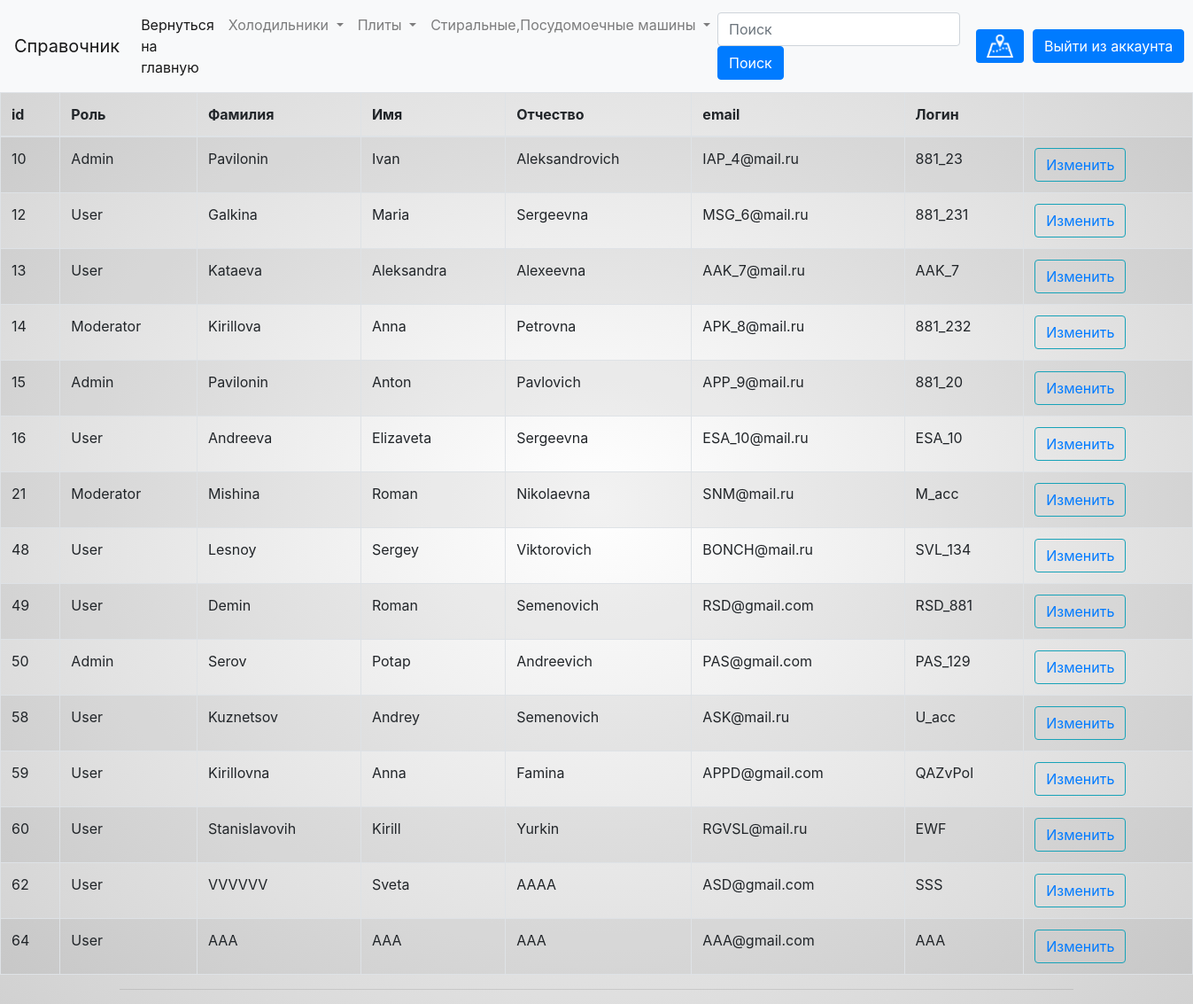
The page /read_users.php (signed in) on the database its author committed.
### tables this page shows
CREATE TABLE `users` (
  `user_id` int(11) NOT NULL,
  `role_id` int(1) NOT NULL,
  `role_name` varchar(20) NOT NULL,
  `first_name` varchar(50) NOT NULL,
  `middle_name` varchar(50) NOT NULL,
  `last_name` varchar(50) NOT NULL,
  `email` varchar(50) NOT NULL,
  `username` varchar(50) NOT NULL,
  `password` varchar(255) NOT NULL
);

### read_users.php (the view, shortened to what this page needs)
<!DOCTYPE html>
<html lang="ru">
<head>
    <link rel="stylesheet" href="styleShopSecond.css"/>
    <link rel="stylesheet" href="https://stackpath.bootstrapcdn.com/bootstrap/4.4.1/css/bootstrap.min.css">
  <link rel="stylesheet" href="https://unpkg.com/flexboxgrid2@7.2.1/flexboxgrid2.min.css" />
</head>
<body>
<link rel="stylesheet" href="https://maxcdn.bootstrapcdn.com/bootstrap/4.0.0/css/bootstrap.min.css" />
<?php
$link = $_SESSION["link"];
require_once "login_config.php";
$homepage = file_get_contents('Menu.html');
echo $homepage;
        $sql = "SELECT user_id, role_name, last_name, first_name, middle_name, email, username, password FROM users";
        if($result = mysqli_query($link, $sql))
        {
        if(mysqli_num_rows($result) > 0)
        {
            echo "<table class='table table-bordered table-striped'>";
                echo "<thead>";
                    echo "<tr>";
                        echo "<th>id</th>";
                        echo "<th>Роль</th>";
                        echo "<th>Фамилия</th>";
                        echo "<th>Имя</th>";
                        echo "<th>Отчество</th>";
                        echo "<th>email</th>";
                        echo "<th>Логин</th>";
                    echo "</tr>";
                echo "</thead>";
            echo "<tbody>";
            while($row = mysqli_fetch_array($result))
            {
                echo "<tr>";
                    echo "<td>" . $row['user_id'] . "</td>";
                    echo "<td>" . $row['role_name'] . "</td>";
                    echo "<td>" . $row['last_name'] . "</td>";
                    echo "<td>" . $row['first_name'] . "</td>";
                    echo "<td>" . $row['middle_name'] . "</td>";
                    echo "<td>" . $row['email'] . "</td>";
                    echo "<td>" . $row['username'] . "</td>";
                    echo "<td><button class ='btn btn-outline-info my-2 my-sm-0' type='button'><a href='CRUD_update_user.php?user_id=". $row['user_id'] ."'>Изменить</a></button>
                      </td>";
                  echo "</tr>";
            }
            echo "</tbody>";
            echo "</table>";
        }
        else
        {
            echo "<p class='lead'><em>Ошибка! Записи не найдены!</em></p>";
        }
    }
    else
        {
        echo "Ошибка! Не выполнен запрос: " .$sql. " " .mysqli_error($link);
        }
    ?>
    <footer>
        <hr width="80%" style="color: #FFFFFF;" />
    </footer>
</body>
</html>

### styleShopSecond.css (style rules this page uses)
body { background: #c4c7cb; background-image: -webkit-radial-gradient(cover, #FFF,#D1D1D1 ); background-image: -moz-radial-gradient(cover, #e8eaec, #a4a8ae); background-image: -o-radial-gradient(cover, #e8eaec, #a4a8ae); background-image: radial-gradient(cover, #e8eaec, #a4a8ae) }
html { min-height:100%; }
a { text-decoration: none; }

### rows shown on the page
users: user_id "10", role_name "Admin", last_name "Pavilonin", first_name "Ivan", middle_name "Aleksandrovich", email "IAP_4@mail.ru", username "881_23"
users: user_id "12", role_name "User", last_name "Galkina", first_name "Maria", middle_name "Sergeevna", email "MSG_6@mail.ru", username "881_231"
users: user_id "13", role_name "User", last_name "Kataeva", first_name "Aleksandra", middle_name "Alexeevna", email "AAK_7@mail.ru", username "AAK_7"
users: user_id "14", role_name "Moderator", last_name "Kirillova", first_name "Anna", middle_name "Petrovna", email "APK_8@mail.ru", username "881_232"
users: user_id "15", role_name "Admin", last_name "Pavilonin", first_name "Anton", middle_name "Pavlovich", email "APP_9@mail.ru", username "881_20"
users: user_id "16", role_name "User", last_name "Andreeva", first_name "Elizaveta", middle_name "Sergeevna", email "ESA_10@mail.ru", username "ESA_10"
users: user_id "21", role_name "Moderator", last_name "Mishina", first_name "Roman", middle_name "Nikolaevna", email "SNM@mail.ru", username "M_acc"
users: user_id "48", role_name "User", last_name "Lesnoy", first_name "Sergey", middle_name "Viktorovich", email "BONCH@mail.ru", username "SVL_134"
users: user_id "49", role_name "User", last_name "Demin", first_name "Roman", middle_name "Semenovich", email "RSD@gmail.com", username "RSD_881"
users: user_id "50", role_name "Admin", last_name "Serov", first_name "Potap", middle_name "Andreevich", email "PAS@gmail.com", username "PAS_129"
users: user_id "58", role_name "User", last_name "Kuznetsov", first_name "Andrey", middle_name "Semenovich", email "ASK@mail.ru", username "U_acc"
users: user_id "59", role_name "User", last_name "Kirillovna", first_name "Anna", middle_name "Famina", email "APPD@gmail.com", username "QAZvPol"
users: user_id "60", role_name "User", last_name "Stanislavovih", first_name "Kirill", middle_name "Yurkin", email "RGVSL@mail.ru", username "EWF"
users: user_id "62", role_name "User", last_name "VVVVVV", first_name "Sveta", middle_name "AAAA", email "ASD@gmail.com", username "SSS"
users: user_id "64", role_name "User", last_name "AAA", first_name "AAA", middle_name "AAA", email "AAA@gmail.com", username "AAA"
